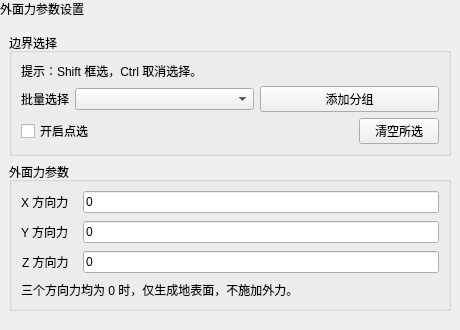
<?xml version='1.0' encoding='UTF-8'?>
<ui version="4.0">
 <class>GeoStressOuterForcePage</class>
 <widget class="QWidget" name="GeoStressOuterForcePage">
  <property name="geometry">
   <rect>
    <x>0</x>
    <y>0</y>
    <width>460</width>
    <height>330</height>
   </rect>
  </property>
  <property name="windowTitle">
   <string>外立面</string>
  </property>
  <layout class="QVBoxLayout" name="mainLayout">
   <property name="leftMargin">
    <number>0</number>
   </property>
   <property name="topMargin">
    <number>0</number>
   </property>
   <property name="rightMargin">
    <number>0</number>
   </property>
   <property name="bottomMargin">
    <number>0</number>
   </property>
   <item>
    <widget class="QLabel" name="pageHeaderLabel">
     <property name="sizePolicy">
      <sizepolicy hsizetype="Preferred" vsizetype="Fixed">
       <horstretch>0</horstretch>
       <verstretch>0</verstretch>
      </sizepolicy>
     </property>
     <property name="text">
      <string>外面力参数设置</string>
     </property>
     <property name="visible">
      <bool>false</bool>
     </property>
    </widget>
   </item>
   <item>
    <layout class="QVBoxLayout" name="contentLayout">
     <property name="leftMargin">
      <number>9</number>
     </property>
     <property name="topMargin">
      <number>9</number>
     </property>
     <property name="rightMargin">
      <number>9</number>
     </property>
     <property name="bottomMargin">
      <number>9</number>
     </property>
     <property name="spacing">
      <number>6</number>
     </property>
     <item>
      <widget class="QGroupBox" name="selectionGroup">
       <property name="title">
        <string>边界选择</string>
       </property>
       <layout class="QVBoxLayout" name="selectionLayout">
        <item>
         <widget class="QLabel" name="pickHintLabel">
          <property name="text">
           <string>提示：Shift 框选，Ctrl 取消选择。</string>
          </property>
          <property name="wordWrap">
           <bool>false</bool>
          </property>
         </widget>
        </item>
        <item>
         <layout class="QHBoxLayout" name="groupRowLayout">
          <item>
           <widget class="QLabel" name="batchSelectLabel">
            <property name="sizePolicy">
             <sizepolicy hsizetype="Fixed" vsizetype="Preferred">
              <horstretch>0</horstretch>
              <verstretch>0</verstretch>
             </sizepolicy>
            </property>
            <property name="text">
             <string>批量选择</string>
            </property>
            <property name="wordWrap">
             <bool>false</bool>
            </property>
           </widget>
          </item>
          <item>
           <widget class="CustomComboBox" name="groupCombo">
            <property name="minimumSize">
             <size>
              <width>10</width>
              <height>0</height>
             </size>
            </property>
           </widget>
          </item>
          <item>
           <widget class="QPushButton" name="batchAddButton">
            <property name="text">
             <string>添加分组</string>
            </property>
           </widget>
          </item>
          <property name="leftMargin">
           <number>0</number>
          </property>
          <property name="topMargin">
           <number>0</number>
          </property>
          <property name="rightMargin">
           <number>0</number>
          </property>
          <property name="bottomMargin">
           <number>0</number>
          </property>
         </layout>
        </item>
        <item>
         <layout class="QHBoxLayout" name="actionRowLayout">
          <item>
           <widget class="QCheckBox" name="pickEnableCheckBox">
            <property name="text">
             <string>开启点选</string>
            </property>
           </widget>
          </item>
          <item>
           <spacer name="actionSpacer">
            <property name="orientation">
             <enum>Qt::Horizontal</enum>
            </property>
            <property name="sizeHint" stdset="0">
             <size>
              <width>40</width>
              <height>20</height>
             </size>
            </property>
           </spacer>
          </item>
          <item>
           <widget class="QPushButton" name="clearButton">
            <property name="text">
             <string>清空所选</string>
            </property>
           </widget>
          </item>
          <property name="leftMargin">
           <number>0</number>
          </property>
          <property name="topMargin">
           <number>0</number>
          </property>
          <property name="rightMargin">
           <number>0</number>
          </property>
          <property name="bottomMargin">
           <number>0</number>
          </property>
         </layout>
        </item>
        <property name="leftMargin">
         <number>9</number>
        </property>
        <property name="topMargin">
         <number>9</number>
        </property>
        <property name="rightMargin">
         <number>9</number>
        </property>
        <property name="bottomMargin">
         <number>9</number>
        </property>
       </layout>
      </widget>
     </item>
     <item>
      <widget class="QGroupBox" name="forceGroup">
       <property name="title">
        <string>外面力参数</string>
       </property>
       <layout class="QFormLayout" name="forceFormLayout">
        <item row="0" column="0">
         <widget class="QLabel" name="fxLabel">
 <property name="sizePolicy">
  <sizepolicy hsizetype="Fixed" vsizetype="Preferred">
   <horstretch>0</horstretch>
   <verstretch>0</verstretch>
  </sizepolicy>
 </property>
          <property name="text">
           <string>X 方向力</string>
          </property>
          <property name="wordWrap">
           <bool>false</bool>
          </property>
         </widget>
        </item>
        <item row="0" column="1">
         <widget class="QLineEdit" name="fxEdit">
          <property name="text">
           <string>0</string>
          </property>
          <property name="minimumSize">
           <size>
            <width>10</width>
            <height>0</height>
           </size>
          </property>
         </widget>
        </item>
        <item row="1" column="0">
         <widget class="QLabel" name="fyLabel">
 <property name="sizePolicy">
  <sizepolicy hsizetype="Fixed" vsizetype="Preferred">
   <horstretch>0</horstretch>
   <verstretch>0</verstretch>
  </sizepolicy>
 </property>
          <property name="text">
           <string>Y 方向力</string>
          </property>
          <property name="wordWrap">
           <bool>false</bool>
          </property>
         </widget>
        </item>
        <item row="1" column="1">
         <widget class="QLineEdit" name="fyEdit">
          <property name="text">
           <string>0</string>
          </property>
          <property name="minimumSize">
           <size>
            <width>10</width>
            <height>0</height>
           </size>
          </property>
         </widget>
        </item>
        <item row="2" column="0">
         <widget class="QLabel" name="fzLabel">
 <property name="sizePolicy">
  <sizepolicy hsizetype="Fixed" vsizetype="Preferred">
   <horstretch>0</horstretch>
   <verstretch>0</verstretch>
  </sizepolicy>
 </property>
          <property name="text">
           <string>Z 方向力</string>
          </property>
          <property name="wordWrap">
           <bool>false</bool>
          </property>
         </widget>
        </item>
        <item row="2" column="1">
         <widget class="QLineEdit" name="fzEdit">
          <property name="text">
           <string>0</string>
          </property>
          <property name="minimumSize">
           <size>
            <width>10</width>
            <height>0</height>
           </size>
          </property>
         </widget>
        </item>
        <item row="3" column="0" colspan="2">
         <widget class="QLabel" name="forceHintLabel">
 <property name="sizePolicy">
  <sizepolicy hsizetype="Fixed" vsizetype="Preferred">
   <horstretch>0</horstretch>
   <verstretch>0</verstretch>
  </sizepolicy>
 </property>
          <property name="text">
           <string>三个方向力均为 0 时，仅生成地表面，不施加外力。</string>
          </property>
          <property name="wordWrap">
           <bool>false</bool>
          </property>
         </widget>
        </item>
        <property name="leftMargin">
         <number>9</number>
        </property>
        <property name="topMargin">
         <number>9</number>
        </property>
        <property name="rightMargin">
         <number>9</number>
        </property>
        <property name="bottomMargin">
         <number>9</number>
        </property>
        <property name="horizontalSpacing">
         <number>14</number>
        </property>
        <property name="verticalSpacing">
         <number>8</number>
        </property>
        <property name="fieldGrowthPolicy">
         <enum>QFormLayout::AllNonFixedFieldsGrow</enum>
        </property>
        <property name="rowWrapPolicy">
         <enum>QFormLayout::WrapLongRows</enum>
        </property>
        <property name="labelAlignment">
         <set>Qt::AlignRight|Qt::AlignVCenter</set>
        </property>
       </layout>
      </widget>
     </item>
     <item>
      <spacer name="verticalSpacer">
       <property name="orientation">
        <enum>Qt::Vertical</enum>
       </property>
       <property name="sizeHint" stdset="0">
        <size>
         <width>20</width>
         <height>40</height>
        </size>
       </property>
      </spacer>
     </item>
    </layout>
   </item>
  </layout>
 </widget>
 <customwidgets>
  <customwidget>
   <class>CustomComboBox</class>
   <extends>QComboBox</extends>
   <header>CustomComboBox.h</header>
  </customwidget>
 </customwidgets>
 <resources />
 <connections />
</ui>
